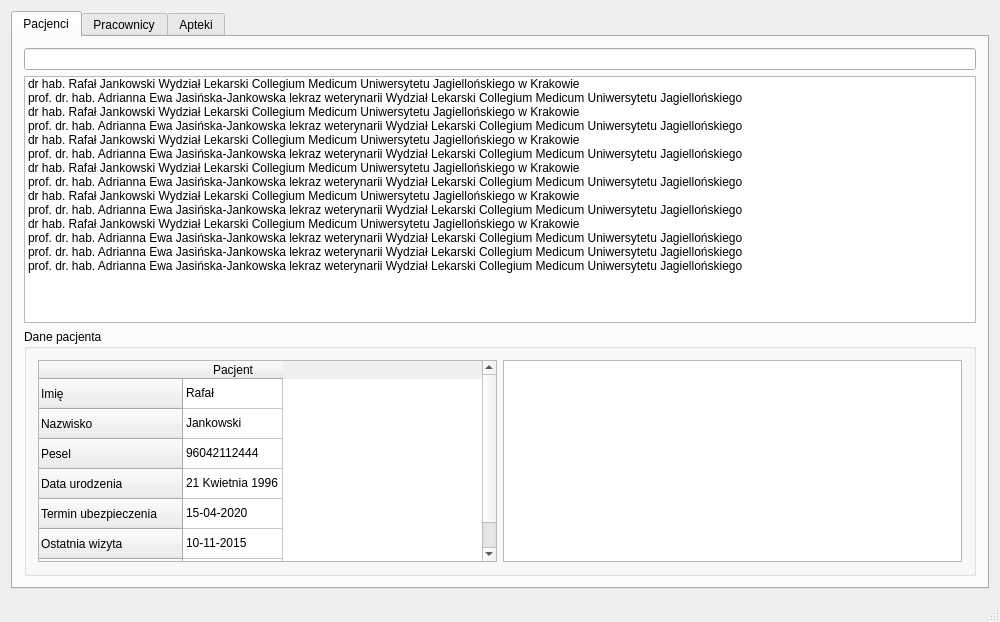
<?xml version="1.0" encoding="UTF-8"?>
<ui version="4.0">
 <class>MainWindow</class>
 <widget class="QMainWindow" name="MainWindow">
  <property name="geometry">
   <rect>
    <x>0</x>
    <y>0</y>
    <width>1000</width>
    <height>621</height>
   </rect>
  </property>
  <property name="minimumSize">
   <size>
    <width>0</width>
    <height>0</height>
   </size>
  </property>
  <property name="windowTitle">
   <string>MedicalPrescriptionsSystem Client</string>
  </property>
  <property name="styleSheet">
   <string notr="true"/>
  </property>
  <property name="documentMode">
   <bool>false</bool>
  </property>
  <property name="dockOptions">
   <set>QMainWindow::AllowTabbedDocks|QMainWindow::AnimatedDocks</set>
  </property>
  <property name="unifiedTitleAndToolBarOnMac">
   <bool>false</bool>
  </property>
  <widget class="QWidget" name="main">
   <property name="enabled">
    <bool>true</bool>
   </property>
   <property name="minimumSize">
    <size>
     <width>800</width>
     <height>600</height>
    </size>
   </property>
   <layout class="QGridLayout" name="gridLayout">
    <item row="0" column="0">
     <widget class="QTabWidget" name="tabWidget">
      <property name="maximumSize">
       <size>
        <width>13213123</width>
        <height>16777215</height>
       </size>
      </property>
      <property name="currentIndex">
       <number>0</number>
      </property>
      <widget class="QWidget" name="tab">
       <attribute name="title">
        <string>Pacjenci</string>
       </attribute>
       <layout class="QHBoxLayout" name="horizontalLayout">
        <item>
         <layout class="QVBoxLayout" name="verticalLayout_2">
          <item>
           <widget class="QLineEdit" name="search"/>
          </item>
          <item>
           <widget class="QListWidget" name="searchResults">
            <item>
             <property name="text">
              <string>dr hab. Rafał Jankowski Wydział Lekarski Collegium Medicum Uniwersytetu Jagiellońskiego w Krakowie</string>
             </property>
            </item>
            <item>
             <property name="text">
              <string>prof. dr. hab. Adrianna Ewa Jasińska-Jankowska lekraz weterynarii Wydział Lekarski Collegium Medicum Uniwersytetu Jagiellońskiego</string>
             </property>
            </item>
            <item>
             <property name="text">
              <string>dr hab. Rafał Jankowski Wydział Lekarski Collegium Medicum Uniwersytetu Jagiellońskiego w Krakowie</string>
             </property>
            </item>
            <item>
             <property name="text">
              <string>prof. dr. hab. Adrianna Ewa Jasińska-Jankowska lekraz weterynarii Wydział Lekarski Collegium Medicum Uniwersytetu Jagiellońskiego</string>
             </property>
            </item>
            <item>
             <property name="text">
              <string>dr hab. Rafał Jankowski Wydział Lekarski Collegium Medicum Uniwersytetu Jagiellońskiego w Krakowie</string>
             </property>
            </item>
            <item>
             <property name="text">
              <string>prof. dr. hab. Adrianna Ewa Jasińska-Jankowska lekraz weterynarii Wydział Lekarski Collegium Medicum Uniwersytetu Jagiellońskiego</string>
             </property>
            </item>
            <item>
             <property name="text">
              <string>dr hab. Rafał Jankowski Wydział Lekarski Collegium Medicum Uniwersytetu Jagiellońskiego w Krakowie</string>
             </property>
            </item>
            <item>
             <property name="text">
              <string>prof. dr. hab. Adrianna Ewa Jasińska-Jankowska lekraz weterynarii Wydział Lekarski Collegium Medicum Uniwersytetu Jagiellońskiego</string>
             </property>
            </item>
            <item>
             <property name="text">
              <string>dr hab. Rafał Jankowski Wydział Lekarski Collegium Medicum Uniwersytetu Jagiellońskiego w Krakowie</string>
             </property>
            </item>
            <item>
             <property name="text">
              <string>prof. dr. hab. Adrianna Ewa Jasińska-Jankowska lekraz weterynarii Wydział Lekarski Collegium Medicum Uniwersytetu Jagiellońskiego</string>
             </property>
            </item>
            <item>
             <property name="text">
              <string>dr hab. Rafał Jankowski Wydział Lekarski Collegium Medicum Uniwersytetu Jagiellońskiego w Krakowie</string>
             </property>
            </item>
            <item>
             <property name="text">
              <string>prof. dr. hab. Adrianna Ewa Jasińska-Jankowska lekraz weterynarii Wydział Lekarski Collegium Medicum Uniwersytetu Jagiellońskiego</string>
             </property>
            </item>
            <item>
             <property name="text">
              <string>prof. dr. hab. Adrianna Ewa Jasińska-Jankowska lekraz weterynarii Wydział Lekarski Collegium Medicum Uniwersytetu Jagiellońskiego</string>
             </property>
            </item>
            <item>
             <property name="text">
              <string>prof. dr. hab. Adrianna Ewa Jasińska-Jankowska lekraz weterynarii Wydział Lekarski Collegium Medicum Uniwersytetu Jagiellońskiego</string>
             </property>
            </item>
           </widget>
          </item>
          <item>
           <widget class="QGroupBox" name="groupBox">
            <property name="title">
             <string>Dane pacjenta</string>
            </property>
            <layout class="QHBoxLayout" name="horizontalLayout_3">
             <item>
              <widget class="QTableWidget" name="details">
               <row>
                <property name="text">
                 <string>Imię</string>
                </property>
               </row>
               <row>
                <property name="text">
                 <string>Nazwisko</string>
                </property>
               </row>
               <row>
                <property name="text">
                 <string>Pesel</string>
                </property>
               </row>
               <row>
                <property name="text">
                 <string>Data urodzenia</string>
                </property>
               </row>
               <row>
                <property name="text">
                 <string>Termin ubezpieczenia</string>
                </property>
               </row>
               <row>
                <property name="text">
                 <string>Ostatnia wizyta</string>
                </property>
               </row>
               <row>
                <property name="text">
                 <string>Jakies inne dziwne dane</string>
                </property>
               </row>
               <column>
                <property name="text">
                 <string>Pacjent</string>
                </property>
               </column>
               <item row="0" column="0">
                <property name="text">
                 <string>Rafał</string>
                </property>
               </item>
               <item row="1" column="0">
                <property name="text">
                 <string>Jankowski</string>
                </property>
               </item>
               <item row="2" column="0">
                <property name="text">
                 <string>96042112444</string>
                </property>
               </item>
               <item row="3" column="0">
                <property name="text">
                 <string>21 Kwietnia 1996</string>
                </property>
               </item>
               <item row="4" column="0">
                <property name="text">
                 <string>15-04-2020</string>
                </property>
               </item>
               <item row="5" column="0">
                <property name="text">
                 <string>10-11-2015</string>
                </property>
               </item>
               <item row="6" column="0">
                <property name="text">
                 <string>Dane</string>
                </property>
               </item>
              </widget>
             </item>
             <item>
              <widget class="QListWidget" name="listWidget_3"/>
             </item>
            </layout>
           </widget>
          </item>
         </layout>
        </item>
       </layout>
      </widget>
      <widget class="QWidget" name="tab_2">
       <attribute name="title">
        <string>Pracownicy</string>
       </attribute>
      </widget>
      <widget class="QWidget" name="tab_3">
       <attribute name="title">
        <string>Apteki</string>
       </attribute>
      </widget>
     </widget>
    </item>
   </layout>
  </widget>
  <widget class="QStatusBar" name="statusBar">
   <property name="styleSheet">
    <string notr="true"/>
   </property>
  </widget>
 </widget>
 <layoutdefault spacing="6" margin="11"/>
 <resources/>
 <connections/>
</ui>
